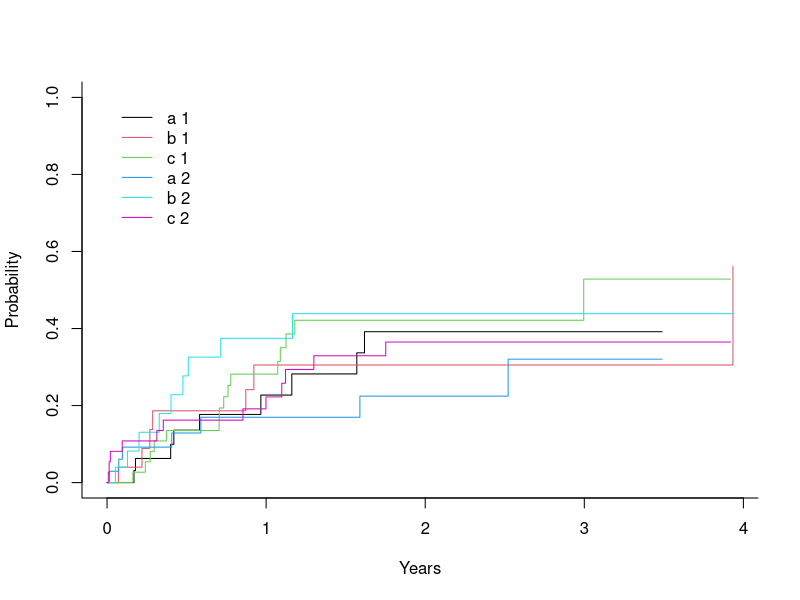

This figure's R source:
library(cmprsk)

ss <- rexp(100)
gg <- factor(sample(1:3,100,replace=TRUE),1:3,c('a','b','c'))
cc <- sample(0:2,100,replace=TRUE)
print(xx <- cuminc(ss,cc,gg, cencode = 0))
plot(xx,lty=1,color=1:6)
?cuminc
